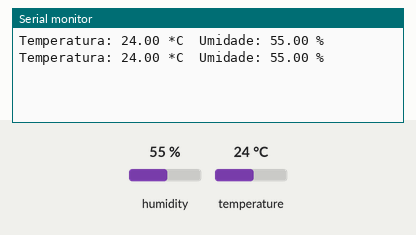
This sketch was run on a simulated Arduino Uno, built with avr-gcc and run on an emulated ATmega328P. On the bench: the last lines printed to the serial monitor. Inputs (shaded band) come from the test bench; at power-on: humidity 55 %, temperature 24 °C.

Above: at 4.8 s.
4.9 s: humidity set to 22 %
At 6.5 s:
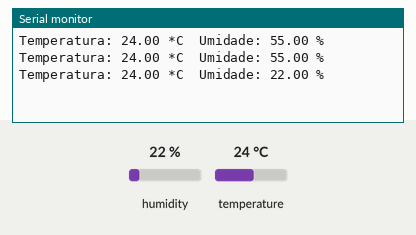
7.9 s: temperature set to 12 °C
At 8.9 s:
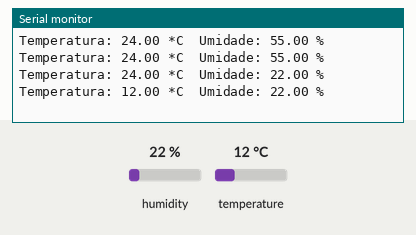
10.9 s: humidity set to 40 %
At 12.5 s:
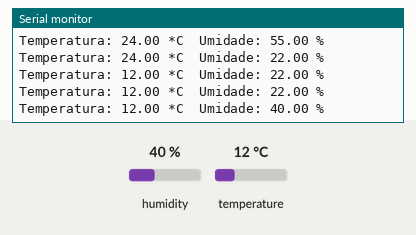
Timing chart, 0 to 14.0 s (numbered marks = the images above; inputs shaded):
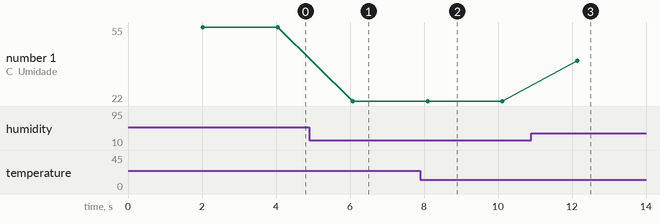

The sketch:

temperaturaUmidade.ino
```cpp
#include <DHT_U.h>
#include <DHT.h>

const int pino_dht = 9;
float temperature;
float humidity;
DHT dht(pino_dht, DHT11);

void setup() {
  Serial.begin(9600);

  dht.begin();
}

void loop() {
  delay(2000);

  temperature = dht.readTemperature();
  humidity = dht.readHumidity();

  if (isnan(humidity) || isnan(temperature)) {
    Serial.println("Falha na leitura do Sensor DHT!");
  } else {
    Serial.print("Temperatura: ");
    Serial.print(temperature);
    Serial.print(" *C");

    Serial.print("\t");

    Serial.print("Umidade: ");
    Serial.print(humidity);
    Serial.print(" %\t");

    Serial.println();
  }
}
```

Measured:
- after the input at 4.9 s, the serial monitor: prints a new line after 1.2 s (image 1)
- after the input at 7.9 s, the serial monitor: prints a new line after 0.20 s (image 2)
- after the input at 10.9 s, the serial monitor: prints a new line after 1.2 s (image 3)
- plotted number 1: 55 → 22 after the input at 4.9 s, 22 → 40 after the input at 10.9 s
